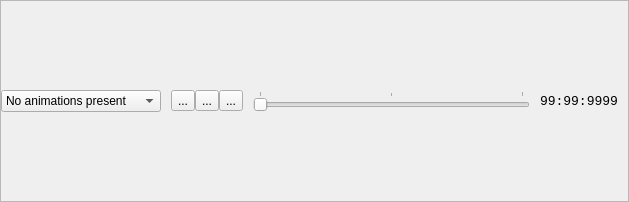
<?xml version="1.0" encoding="UTF-8"?>
<ui version="4.0">
 <class>AnimationFrame</class>
 <widget class="QFrame" name="AnimationFrame">
  <property name="geometry">
   <rect>
    <x>0</x>
    <y>0</y>
    <width>629</width>
    <height>202</height>
   </rect>
  </property>
  <property name="windowTitle">
   <string>Frame</string>
  </property>
  <property name="frameShape">
   <enum>QFrame::StyledPanel</enum>
  </property>
  <property name="frameShadow">
   <enum>QFrame::Raised</enum>
  </property>
  <layout class="QHBoxLayout" name="horizontalLayout">
   <property name="spacing">
    <number>0</number>
   </property>
   <property name="margin">
    <number>0</number>
   </property>
   <item>
    <widget class="QComboBox" name="cbAnimationNames">
     <property name="sizePolicy">
      <sizepolicy hsizetype="Preferred" vsizetype="Fixed">
       <horstretch>0</horstretch>
       <verstretch>0</verstretch>
      </sizepolicy>
     </property>
     <property name="minimumSize">
      <size>
       <width>160</width>
       <height>0</height>
      </size>
     </property>
     <property name="editable">
      <bool>false</bool>
     </property>
     <item>
      <property name="text">
       <string>No animations present</string>
      </property>
     </item>
    </widget>
   </item>
   <item>
    <spacer name="spacer1">
     <property name="orientation">
      <enum>Qt::Horizontal</enum>
     </property>
     <property name="sizeType">
      <enum>QSizePolicy::Minimum</enum>
     </property>
     <property name="sizeHint" stdset="0">
      <size>
       <width>10</width>
       <height>20</height>
      </size>
     </property>
    </spacer>
   </item>
   <item>
    <widget class="QToolButton" name="btPlay">
     <property name="text">
      <string>...</string>
     </property>
     <property name="icon">
      <iconset resource="resources/resources.qrc">
       <normaloff>:/icons/small/control_play_blue.png</normaloff>:/icons/small/control_play_blue.png</iconset>
     </property>
    </widget>
   </item>
   <item>
    <widget class="QToolButton" name="btStop">
     <property name="text">
      <string>...</string>
     </property>
     <property name="icon">
      <iconset resource="resources/resources.qrc">
       <normaloff>:/icons/small/control_stop_blue.png</normaloff>:/icons/small/control_stop_blue.png</iconset>
     </property>
    </widget>
   </item>
   <item>
    <widget class="QToolButton" name="btLoop">
     <property name="text">
      <string>...</string>
     </property>
     <property name="icon">
      <iconset resource="resources/resources.qrc">
       <normaloff>:/icons/small/control_repeat_blue.png</normaloff>:/icons/small/control_repeat_blue.png</iconset>
     </property>
     <property name="checkable">
      <bool>true</bool>
     </property>
    </widget>
   </item>
   <item>
    <spacer name="spacer2">
     <property name="orientation">
      <enum>Qt::Horizontal</enum>
     </property>
     <property name="sizeType">
      <enum>QSizePolicy::Preferred</enum>
     </property>
     <property name="sizeHint" stdset="0">
      <size>
       <width>10</width>
       <height>20</height>
      </size>
     </property>
    </spacer>
   </item>
   <item>
    <widget class="Timeline" name="timeline">
     <property name="sizePolicy">
      <sizepolicy hsizetype="Expanding" vsizetype="Fixed">
       <horstretch>2</horstretch>
       <verstretch>0</verstretch>
      </sizepolicy>
     </property>
     <property name="maximum">
      <number>2000</number>
     </property>
     <property name="singleStep">
      <number>1</number>
     </property>
     <property name="pageStep">
      <number>100</number>
     </property>
     <property name="orientation">
      <enum>Qt::Horizontal</enum>
     </property>
     <property name="tickPosition">
      <enum>QSlider::TicksAbove</enum>
     </property>
     <property name="tickInterval">
      <number>1000</number>
     </property>
    </widget>
   </item>
   <item>
    <spacer name="spacer3">
     <property name="orientation">
      <enum>Qt::Horizontal</enum>
     </property>
     <property name="sizeType">
      <enum>QSizePolicy::Preferred</enum>
     </property>
     <property name="sizeHint" stdset="0">
      <size>
       <width>10</width>
       <height>20</height>
      </size>
     </property>
    </spacer>
   </item>
   <item>
    <widget class="QLabel" name="laTime">
     <property name="font">
      <font>
       <family>Consolas</family>
       <pointsize>10</pointsize>
       <weight>50</weight>
       <bold>false</bold>
      </font>
     </property>
     <property name="text">
      <string>99:99:9999</string>
     </property>
    </widget>
   </item>
   <item>
    <spacer name="spacer4">
     <property name="orientation">
      <enum>Qt::Horizontal</enum>
     </property>
     <property name="sizeType">
      <enum>QSizePolicy::Preferred</enum>
     </property>
     <property name="sizeHint" stdset="0">
      <size>
       <width>10</width>
       <height>20</height>
      </size>
     </property>
    </spacer>
   </item>
  </layout>
 </widget>
 <customwidgets>
  <customwidget>
   <class>Timeline</class>
   <extends>QSlider</extends>
   <header>Timeline.h</header>
  </customwidget>
 </customwidgets>
 <resources>
  <include location="resources/resources.qrc"/>
 </resources>
 <connections/>
</ui>
